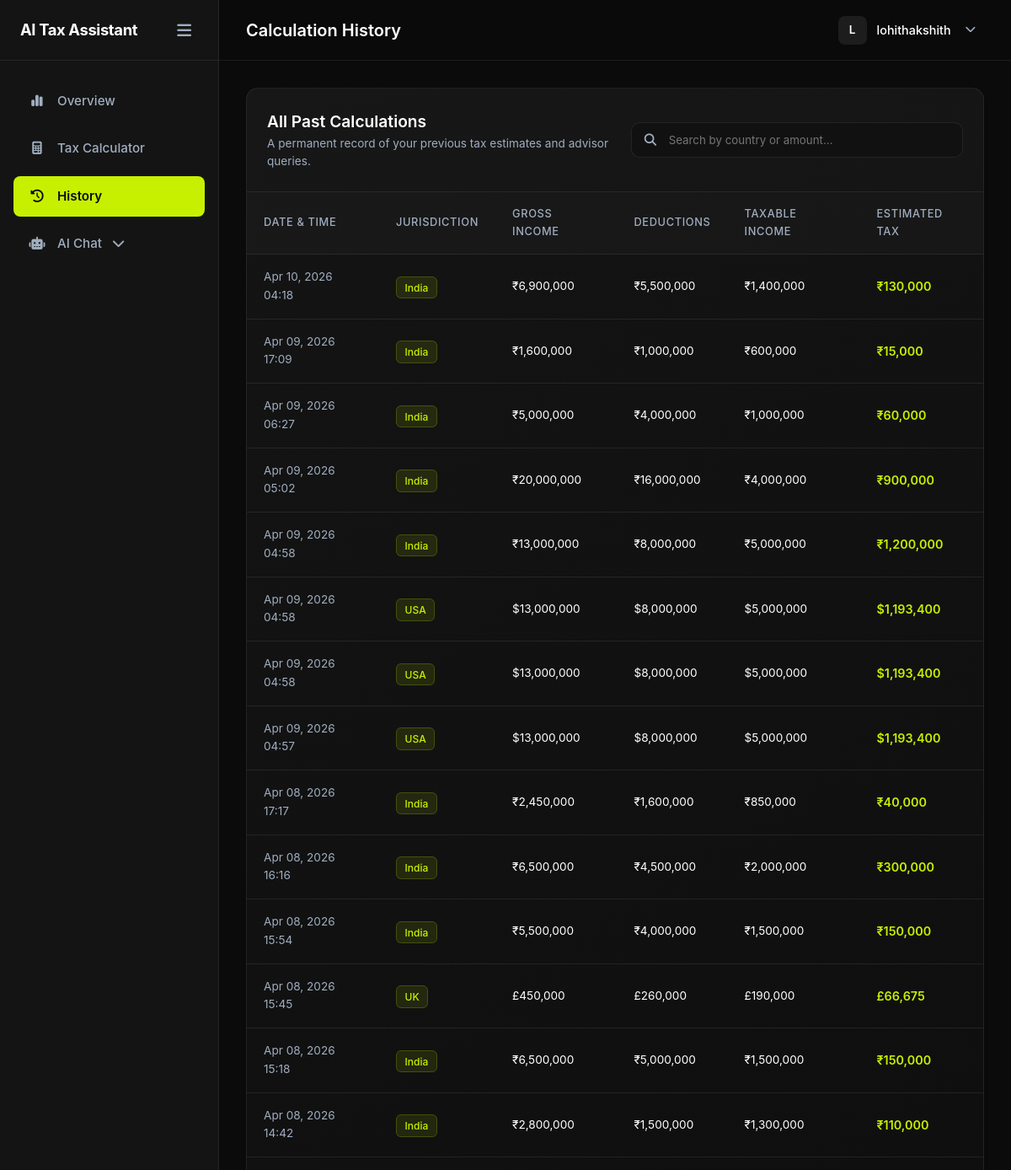
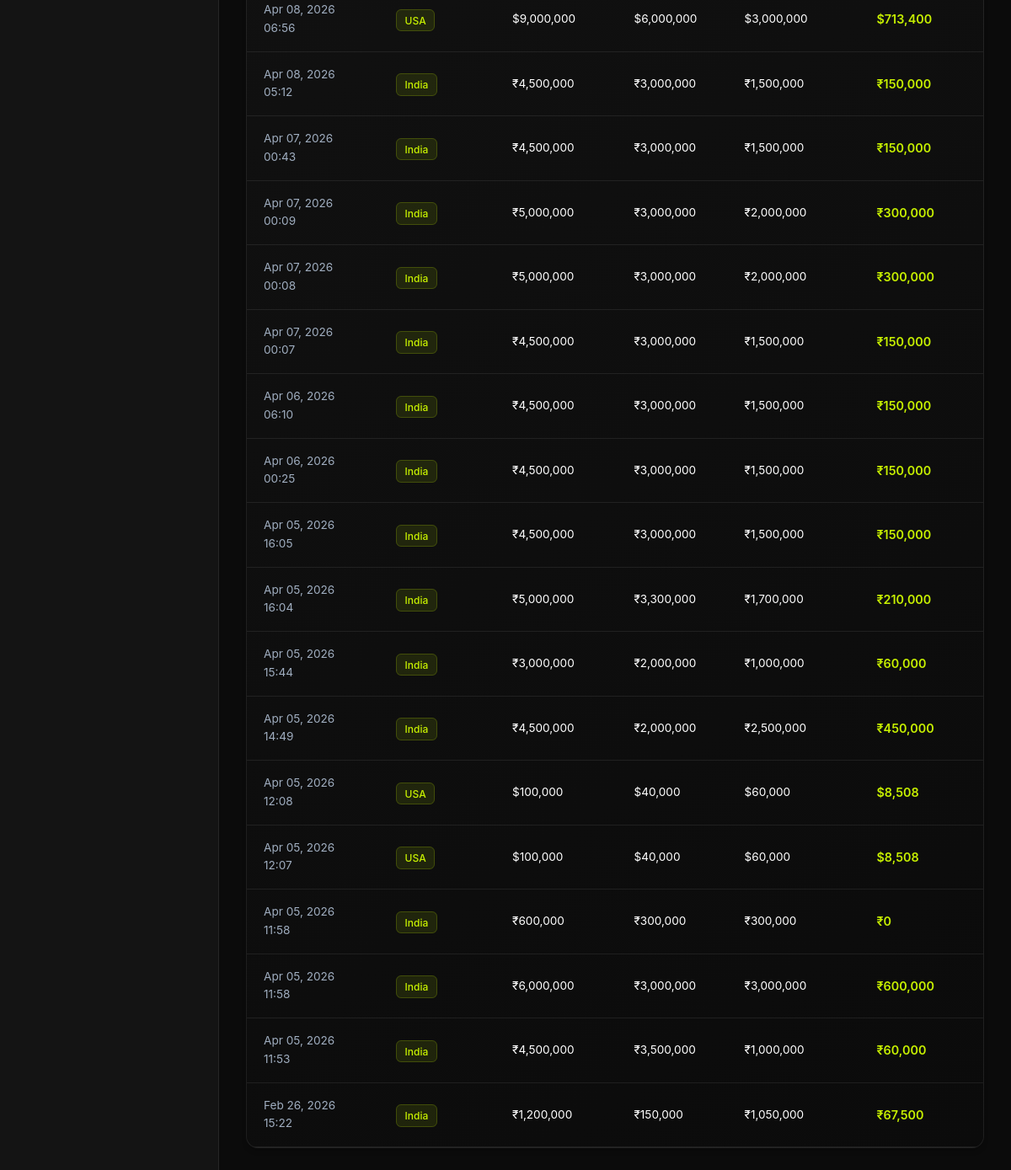
Page /dashboard/history/ (signed in) on the committed database (2 pictures, top to bottom).
### tax_engine/models.py (models this page shows, shortened)
class TaxCalculation(models.Model):
    user = models.ForeignKey(User, on_delete=models.CASCADE)
    country = models.CharField(max_length=50)
    income = models.FloatField()
    deductions = models.FloatField()
    taxable_income = models.FloatField()
    estimated_tax = models.FloatField()
    created_at = models.DateTimeField(auto_now_add=True)

### dashboard/views.py (the view)
# urls.py: path('dashboard/history/', views.history_view, name='history'),
@login_required
def history_view(request):
    calculations = TaxCalculation.objects.filter(user=request.user).order_by('-created_at')
    return render(request, 'dashboard/history.html', {'calculations': calculations})

### dashboard/templatetags/tax_tags.py (called while the page is built)
@register.filter
def currency_symbol(country_name):
    if not country_name:
        return "₹"  # Default to INR as per user preference
    country = str(country_name).lower().strip()
    mapping = {
        'india': '₹',
        'in': '₹',
        'inr': '₹',
        'us': '$',
        'usa': '$',
        'usd': '$',
        'united states': '$',
        'uk': '£',
        'gbp': '£',
        'united kingdom': '£',
        'gb': '£',
        'canada': 'C$',
        'cad': 'C$',
        'ca': 'C$',
        'australia': 'A$',
        'aud': 'A$',
        'au': 'A$',
        'europe': '€',
        'eu': '€',
        'euro': '€',
        'eur': '€',
    }
    return mapping.get(country, '₹')  # Default fallback to INR

@register.filter
def country_display(value):
    if not value:
        return "India"
    mapping = {
        'india': 'India',
        'in': 'India',
        'inr': 'India',
        'us': 'USA',
        'usa': 'USA',
        'usd': 'USA',
        'united states': 'USA',
        'uk': 'UK',
        'gbp': 'UK',
        'united kingdom': 'UK',
        'canada': 'Canada',
        'cad': 'Canada',
        'australia': 'Australia',
        'aud': 'Australia',
        'europe': 'European Union',
        'eu': 'European Union',
        'eur': 'European Union',
        'euro': 'European Union',
    }
    return mapping.get(str(value).lower().strip(), str(value).title())

### templates/dashboard/history.html (shortened to what this page needs)
{% extends 'base_app.html' %}
{% load tax_tags humanize %}
{% block page_title %}Calculation History{% endblock %}
{% block content %}
<div class="history-card">
    <div class="card-header flex-between align-center">
        <div>
            <h3>All Past Calculations</h3>
            <p class="text-muted text-sm mt-1">A permanent record of your previous tax estimates and advisor queries.
            </p>
        </div>
        <div class="search-wrapper">
            <i class="fa-solid fa-search"></i>
            <input type="text" id="historySearch" placeholder="Search by country or amount..." class="modern-input">
        </div>
    </div>
    <div class="card-body p-0">
        {% if calculations %}
        <div class="table-responsive">
            <table class="table table-hover" id="historyTable">
                <thead>
                    <tr>
                        <th>Date & Time</th>
                        <th>Jurisdiction</th>
                        <th>Gross Income</th>
                        <th>Deductions</th>
                        <th>Taxable Income</th>
                        <th>Estimated Tax</th>
                    </tr>
                </thead>
                <tbody>
                    {% for calc in calculations %}
                    <tr>
                        <td class="text-muted text-sm">{{ calc.created_at|date:"M d, Y H:i" }}</td>
                        <td>
                            <span class="badge"
                                style="background: rgba(199,240,0,0.1); color: var(--accent-neon); border: 1px solid rgba(199,240,0,0.2);">
                                {{ calc.country|country_display }}
                            </span>
                        </td>
                        <td class="text-sm">
                            {{ calc.country|currency_symbol }}{{ calc.income|floatformat:0|intcomma }}
                        </td>
                        <td class="text-sm">
                            {{ calc.country|currency_symbol }}{{ calc.deductions|floatformat:0|intcomma }}
                        </td>
                        <td class="text-sm">
                            {{ calc.country|currency_symbol }}{{ calc.taxable_income|floatformat:0|intcomma }}
                        </td>
                        <td class="text-accent font-weight-bold">
                            {{ calc.country|currency_symbol }}{{ calc.estimated_tax|floatformat:0|intcomma }}
                        </td>
                    </tr>
                    {% endfor %}
                </tbody>
            </table>
        </div>
        {% endif %}
    </div>
</div>
{% endblock %}

### templates/base_app.html (shortened to what this page needs)
{% load static %}
<!DOCTYPE html>
<html lang="en">
<head>
    <link rel="stylesheet" href="https://cdnjs.cloudflare.com/ajax/libs/font-awesome/6.5.1/css/all.min.css" />
    <link rel="stylesheet" href="{% static 'style.css' %}">
    <link rel="stylesheet" href="{% static 'dashboard.css' %}">
</head>
<body class="app-body">
    <aside class="app-sidebar" id="appSidebar">
        <div class="sidebar-header">
            <span class="logo">AI Tax Assistant</span>
            <button class="icon-btn" id="toggleSidebar"><i class="fa-solid fa-bars"></i></button>
        </div>
        <nav class="sidebar-nav">
            <a href="{% url 'dashboard' %}" class="nav-item">
                <span class="nav-icon"><i class="fa-solid fa-chart-simple"></i></span>
                <span class="nav-label">Overview</span>
            </a>
            <a href="{% url 'calculator' %}" class="nav-item">
                <span class="nav-icon"><i class="fa-solid fa-calculator"></i></span>
                <span class="nav-label">Tax Calculator</span>
            </a>
            <a href="{% url 'history' %}" class="nav-item">
                <span class="nav-icon"><i class="fa-solid fa-clock-rotate-left"></i></span>
                <span class="nav-label">History</span>
            </a>
            <a href="{% url 'chat' %}" class="nav-item chat-expandable" onclick="handleChatClick(event)"> <span
                    class="nav-icon"><i class="fa-solid fa-robot"></i></span>
                <span class="nav-label">AI Chat</span>
                <i class="fa-solid fa-chevron-down ml-auto"></i>
            </a>
        </nav>
    </aside>
    <div class="app-main">
        <header class="app-topbar">
            <div class="topbar-left">
                <h2 class="page-title">{% block page_title %}Dashboard{% endblock %}</h2>
            </div>
            <div class="topbar-right">
                <div class="user-profile-dropdown" id="userProfileDropdown">
                    <div class="user-profile-trigger" id="dropdownTrigger">
                        <div class="user-avatar" data-initials="{{ request.user.username|make_list|first|upper }}">
                            {{ request.user.username|make_list|first|upper }}
                        </div>
                        <span class="user-name">{{ request.user.username }}</span>
                        <i class="fa-solid fa-chevron-down"
                            style="font-size: 0.8rem; margin-left: 5px; color: var(--text-muted);"></i>
                    </div>
                </div>
            </div>
        </header>
        <main class="app-content container-fluid">
            {% block content %}
            {% endblock %}
        </main>
    </div>
</body>
</html>

### static/style.css (style rules this page uses)
html { scroll-behavior: smooth; }
* { margin: 0; padding: 0; box-sizing: border-box; font-family: 'Inter', system-ui, sans-serif; }
:root { --bg-main: #0b0b0b; --bg-card: #141414; --text-main: #ffffff; --text-muted: #b3b3b3; --border-color: #262626; --accent: #c7f000; }
body { background: var(--bg-main); color: var(--text-main); line-height: 1.6; }
a { text-decoration: none; color: var(--text-main); }
main { padding: 2rem; display: block; min-width: 320px; }

### rows in the picture
TaxCalculation: created_at "Apr 10, 2026 04:18", country|country_display "India", country "₹", income "6,900,000", deductions "5,500,000", taxable_income "1,400,000", estimated_tax "130,000"
TaxCalculation: created_at "Apr 09, 2026 17:09", country|country_display "India", country "₹", income "1,600,000", deductions "1,000,000", taxable_income "600,000", estimated_tax "15,000"
TaxCalculation: created_at "Apr 09, 2026 06:27", country|country_display "India", country "₹", income "5,000,000", deductions "4,000,000", taxable_income "1,000,000", estimated_tax "60,000"
TaxCalculation: created_at "Apr 09, 2026 05:02", country|country_display "India", country "₹", income "20,000,000", deductions "16,000,000", taxable_income "4,000,000", estimated_tax "900,000"
TaxCalculation: created_at "Apr 09, 2026 04:58", country|country_display "India", country "₹", income "13,000,000", deductions "8,000,000", taxable_income "5,000,000", estimated_tax "1,200,000"
TaxCalculation: created_at "Apr 09, 2026 04:58", country|country_display "USA", country "$", income "13,000,000", deductions "8,000,000", taxable_income "5,000,000", estimated_tax "1,193,400"
TaxCalculation: created_at "Apr 09, 2026 04:58", country|country_display "USA", country "$", income "13,000,000", deductions "8,000,000", taxable_income "5,000,000", estimated_tax "1,193,400"
TaxCalculation: created_at "Apr 09, 2026 04:57", country|country_display "USA", country "$", income "13,000,000", deductions "8,000,000", taxable_income "5,000,000", estimated_tax "1,193,400"
TaxCalculation: created_at "Apr 08, 2026 17:17", country|country_display "India", country "₹", income "2,450,000", deductions "1,600,000", taxable_income "850,000", estimated_tax "40,000"
TaxCalculation: created_at "Apr 08, 2026 16:16", country|country_display "India", country "₹", income "6,500,000", deductions "4,500,000", taxable_income "2,000,000", estimated_tax "300,000"
TaxCalculation: created_at "Apr 08, 2026 15:54", country|country_display "India", country "₹", income "5,500,000", deductions "4,000,000", taxable_income "1,500,000", estimated_tax "150,000"
TaxCalculation: created_at "Apr 08, 2026 15:45", country|country_display "UK", country "£", income "450,000", deductions "260,000", taxable_income "190,000", estimated_tax "66,675"
TaxCalculation: created_at "Apr 08, 2026 15:18", country|country_display "India", country "₹", income "6,500,000", deductions "5,000,000", taxable_income "1,500,000", estimated_tax "150,000"
TaxCalculation: created_at "Apr 08, 2026 14:42", country|country_display "India", country "₹", income "2,800,000", deductions "1,500,000", taxable_income "1,300,000", estimated_tax "110,000"
TaxCalculation: created_at "Apr 08, 2026 06:56", country|country_display "USA", country "$", income "9,000,000", deductions "6,000,000", taxable_income "3,000,000", estimated_tax "713,400"
TaxCalculation: created_at "Apr 08, 2026 05:12", country|country_display "India", country "₹", income "4,500,000", deductions "3,000,000", taxable_income "1,500,000", estimated_tax "150,000"
TaxCalculation: created_at "Apr 07, 2026 00:43", country|country_display "India", country "₹", income "4,500,000", deductions "3,000,000", taxable_income "1,500,000", estimated_tax "150,000"
TaxCalculation: created_at "Apr 07, 2026 00:09", country|country_display "India", country "₹", income "5,000,000", deductions "3,000,000", taxable_income "2,000,000", estimated_tax "300,000"
TaxCalculation: created_at "Apr 07, 2026 00:08", country|country_display "India", country "₹", income "5,000,000", deductions "3,000,000", taxable_income "2,000,000", estimated_tax "300,000"
TaxCalculation: created_at "Apr 07, 2026 00:07", country|country_display "India", country "₹", income "4,500,000", deductions "3,000,000", taxable_income "1,500,000", estimated_tax "150,000"
TaxCalculation: created_at "Apr 06, 2026 06:10", country|country_display "India", country "₹", income "4,500,000", deductions "3,000,000", taxable_income "1,500,000", estimated_tax "150,000"
TaxCalculation: created_at "Apr 06, 2026 00:25", country|country_display "India", country "₹", income "4,500,000", deductions "3,000,000", taxable_income "1,500,000", estimated_tax "150,000"
TaxCalculation: created_at "Apr 05, 2026 16:05", country|country_display "India", country "₹", income "4,500,000", deductions "3,000,000", taxable_income "1,500,000", estimated_tax "150,000"
TaxCalculation: created_at "Apr 05, 2026 16:04", country|country_display "India", country "₹", income "5,000,000", deductions "3,300,000", taxable_income "1,700,000", estimated_tax "210,000"
TaxCalculation: created_at "Apr 05, 2026 15:44", country|country_display "India", country "₹", income "3,000,000", deductions "2,000,000", taxable_income "1,000,000", estimated_tax "60,000"
TaxCalculation: created_at "Apr 05, 2026 14:49", country|country_display "India", country "₹", income "4,500,000", deductions "2,000,000", taxable_income "2,500,000", estimated_tax "450,000"
TaxCalculation: created_at "Apr 05, 2026 12:08", country|country_display "USA", country "$", income "100,000", deductions "40,000", taxable_income "60,000", estimated_tax "8,508"
TaxCalculation: created_at "Apr 05, 2026 12:07", country|country_display "USA", country "$", income "100,000", deductions "40,000", taxable_income "60,000", estimated_tax "8,508"
TaxCalculation: created_at "Apr 05, 2026 11:58", country|country_display "India", country "₹", income "600,000", deductions "300,000", taxable_income "300,000", estimated_tax "0"
TaxCalculation: created_at "Apr 05, 2026 11:58", country|country_display "India", country "₹", income "6,000,000", deductions "3,000,000", taxable_income "3,000,000", estimated_tax "600,000"
TaxCalculation: created_at "Apr 05, 2026 11:53", country|country_display "India", country "₹", income "4,500,000", deductions "3,500,000", taxable_income "1,000,000", estimated_tax "60,000"
TaxCalculation: created_at "Feb 26, 2026 15:22", country|country_display "India", country "₹", income "1,200,000", deductions "150,000", taxable_income "1,050,000", estimated_tax "67,500"

### other values in the picture
{{ request.user.username|make_list|first|upper }} "L"
{{ request.user.username }} "lohithakshith"
